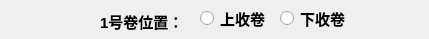
    <widget class="QWidget" name="scrollAreaWidgetContents_2">
     <property name="geometry">
      <rect>
       <x>0</x>
       <y>0</y>
       <width>429</width>
       <height>39</height>
      </rect>
     </property>
     <widget class="QRadioButton" name="radioButton_2">
      <property name="geometry">
       <rect>
        <x>280</x>
        <y>10</y>
        <width>71</width>
        <height>17</height>
       </rect>
      </property>
      <property name="font">
       <font>
        <pointsize>11</pointsize>
        <weight>75</weight>
        <bold>true</bold>
       </font>
      </property>
      <property name="text">
       <string>下收卷</string>
      </property>
     </widget>
     <widget class="QRadioButton" name="radioButton">
      <property name="geometry">
       <rect>
        <x>200</x>
        <y>10</y>
        <width>71</width>
        <height>17</height>
       </rect>
      </property>
      <property name="font">
       <font>
        <pointsize>11</pointsize>
        <weight>75</weight>
        <bold>true</bold>
       </font>
      </property>
      <property name="text">
       <string>上收卷</string>
      </property>
     </widget>
     <widget class="QLabel" name="label">
      <property name="geometry">
       <rect>
        <x>100</x>
        <y>10</y>
        <width>91</width>
        <height>21</height>
       </rect>
      </property>
      <property name="font">
       <font>
        <pointsize>11</pointsize>
        <weight>75</weight>
        <bold>true</bold>
       </font>
      </property>
      <property name="text">
       <string>&lt;html&gt;&lt;head/&gt;&lt;body&gt;&lt;p&gt;1号卷位置：&lt;/p&gt;&lt;/body&gt;&lt;/html&gt;</string>
      </property>
     </widget>
    </widget>
